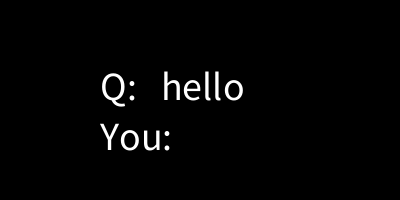
Frame 1 (no input)
Frame 60 (the mouse pressed at the canvas centre just before this capture): identical to frame 1, image omitted
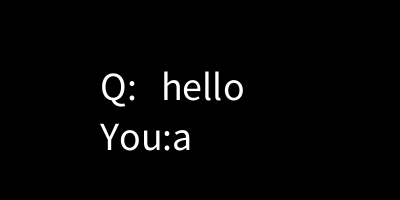
Frame 120 (the mouse held since frame 60 and released just before this capture)

The Processing sketch that drew these frames (run headless with seeded random() and noise(); from frame 60 on, the mouse is pressed at the canvas centre):

// Processing sketch: week17_02
// ── week17_02.pde
void setup(){
  size(400,200);
  textSize(40);
}
String line="";
String Q="hello";
void draw(){
  background(0);
  text("Q:   "+Q     ,100,100);
  text( "You:"+line  ,100,150);
}
void mousePressed(){
  line = line+"a";
}
